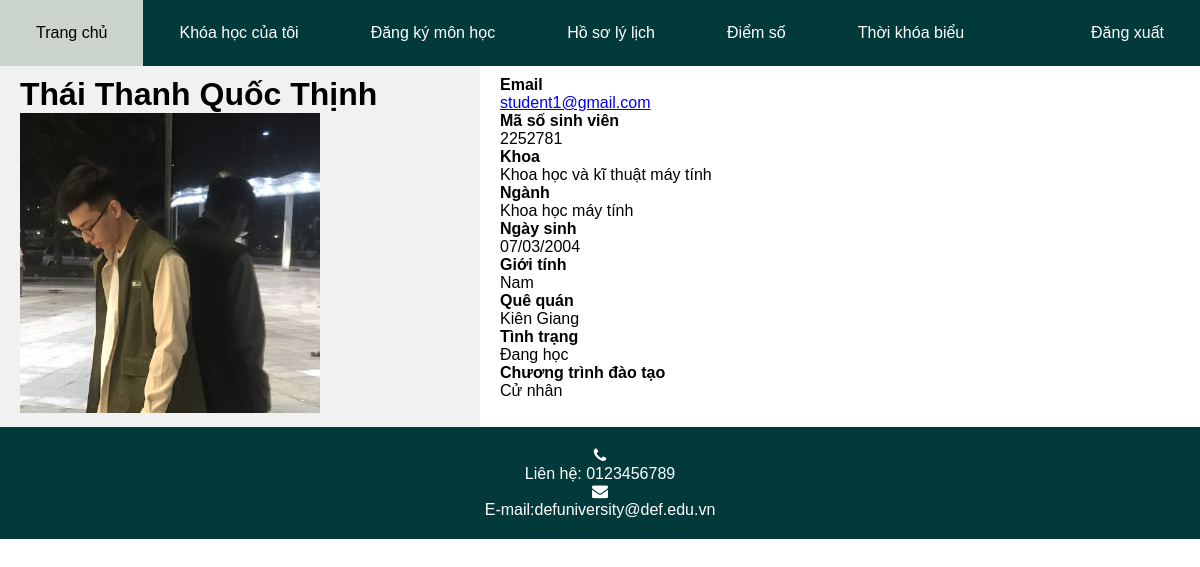
The page /student/profile/ (signed in) on the database its author committed.
### Student/models.py (models this page shows, shortened)
class Student(models.Model):
    student_id = models.CharField(max_length=15, null=False, primary_key=True, default='')
    name = models.CharField(max_length=30, null=True, default='')
    date_of_birth = models.DateField(null=True, default='')
    department = models.ForeignKey(Department, on_delete=models.CASCADE, null=True)
    major = models.ForeignKey(Major, on_delete=models.CASCADE, null = True)
    username = models.OneToOneField(MyUser, on_delete=models.CASCADE,  null=True)
    hometown = models.CharField(max_length=40, null=True)
    avatar = models.ImageField(upload_to="Avatar/Student/", null=True, blank=True)
    GENDER_CHOICES = [
        ('Nam', 'Nam'),
        ('Nữ', 'Nữ'),
    ]
    gender = models.CharField(max_length=10, null=True, choices=GENDER_CHOICES)
    STATE_CHOICES = [
        ('Đang học', 'Đang học'),
        ('Tạm dừng học', 'Tạm dừng học'),
        ('Thôi học', 'Thôi học'),
        ('Tốt nghiệp', 'Tốt nghiệp'),
    ]
    state = models.CharField(max_length=20, null=True, choices=STATE_CHOICES)
    TYPE_CHOICES = [
        ('Cử nhân', 'Cử nhân'),
        ('Thạc sĩ', 'Thạc sĩ'),
    ]
    type = models.CharField(max_length=20, null=True, choices=TYPE_CHOICES)

### Login/models.py (models this page shows)
class MyUser(AbstractUser):
    USER_TYPE_CHOICES = [
         ('Student', 'Student'),
         ('Teacher', 'Teacher'),
         ('Admin', 'Admin'),
     ]
    user_type = models.CharField(max_length = 20, choices = USER_TYPE_CHOICES, default = "Student")

### Databases/models.py (models this page shows)
class Department(models.Model):
    name = models.CharField(max_length=50, null=True, default="")
    def __str__(self):
        return self.name

class Major(models.Model):
    name = models.CharField(max_length=50, null=True, default="")
    department = models.ForeignKey(Department, on_delete=models.CASCADE, null=True)
    def __str__(self):
        return self.name

### Student/views.py (the view)
# urls.py: path("profile/", views.StudentProfile.as_view(), name="student_profile"),
class StudentProfile(RoleRequiredMixin, View):
    def has_permission(self, user):
        return user.user_type == 'Student'
    def get(self, request):
        student = request.user.student
        student_email = request.user.email
        context = {
            "student" : student,
            "student_email" : student_email,
        }
        return render(request, "Student/profile.html", context)

### Login/mixins.py (called while the page is built)
    def dispatch(self, request, *args, **kwargs):
        if not request.user.is_authenticated:
            return self.handle_no_permission()
        elif not self.has_permission(request.user):
            return HttpResponseRedirect(self.get_redirect_url())
        return super().dispatch(request, *args, **kwargs)

### templates/Student/profile.html (shortened to what this page needs)
{% load static %}
<!DOCTYPE html>
<html lang='vi'>
<head>
	<link rel="stylesheet" href="https://cdnjs.cloudflare.com/ajax/libs/font-awesome/4.7.0/css/font-awesome.min.css">
	<link rel="stylesheet" href="{% static 'css/file.css' %}">
</head>
<body>
	<nav>
		<a href="{% url 'Student:student' %}" class="menu_left">Trang chủ</a>
		<a href="{% url 'Student:student_course' %}" class="menu_left">Khóa học của tôi</a>
		<a href="{% url 'Registration:registration_student' %}" class="menu_left">Đăng ký môn học</a>
		<a href="{% url 'Student:student_profile' %}" class="menu_left">Hồ sơ lý lịch</a>
		<a href="{% url 'Student:student_score' %}" class="menu_left">Điểm số</a>
		<a href="{% url 'Student:student_schedule' %}" class="menu_left">Thời khóa biểu</a>
		<a href="{% url 'Logout:logout' %}" class="menu_right">Đăng xuất</a>
	</nav>
	<div id="flex_container">
		<div id="left_side">
			<h1 id="menu_text">{{ student.name }}</h1>
			{% if student.avatar %}
            	<img src="{{ student.avatar.url }}" alt="{{ student.name }}" style="height: 300px; max-height: 300px; max-width: 300px;">
        	{% endif %}
		</div>
		<div id="right_side">
			<p><strong>Email</strong></p>
			<p><a href="mailto:" {{ student_email }}>{{ student_email }}</a></p>
			<p><strong>Mã số sinh viên</strong></p>
			<p>{{ student.student_id }}</p>
			<p><strong>Khoa</strong></p>
			<p>{{ student.department }}</p>
			<p><strong>Ngành</strong></p>
			<p>{{ student.major }}</p>
			<p><strong>Ngày sinh</strong></p>
			<p>{{ student.date_of_birth|date:"d/m/Y" }}</p>
			<p><strong>Giới tính</strong></p>
			<p>{{ student.gender }}</p>
			<p><strong>Quê quán</strong></p>
			<p>{{ student.hometown }}</p>
			<p><strong>Tình trạng</strong></p>
			<p>{{ student.state }}</p>
			<p><strong>Chương trình đào tạo</strong></p>
			<p>{{ student.type }}</p>
		</div>
	</div>
	<footer>
        <div class="call">
            <div class="fa fa-phone"></div>
            <p class="call_us">Liên hệ: 0123456789 </p>
        </div>
        <div class="contact">
            <div class="fa fa-envelope"></div>
            <p class="contact_us">E-mail:defuniversity@def.edu.vn</p>
        </div>
    </footer>
</body>

### static/css/file.css (style rules this page uses)
body { font-family: Arial, Helvetica, sans-serif; }
* { box-sizing: border-box; }
* { margin: 0px; }
nav { background-color: #023A3C; overflow: hidden; }
nav a { color: white; padding: 24px 36px; text-align: center; text-decoration: none; display: block; }
.menu_left { float: left; }
.menu_right { float: right; }
footer { background-color: #023A3C; color: white; padding: 20px 40px; text-align: center; }
#left_side { flex: 40%; background-color: #f1f1f1; padding: 10px 20px; }
#right_side { flex: 60%; padding: 10px 20px; }
#flex_container { display: flex; display: nowrap; }

### rows shown on the page
Student: name "Thái Thanh Quốc Thịnh", avatar (picture), student_id "2252781", department "Khoa học và kĩ thuật máy tính", major "Khoa học máy tính", date_of_birth "07/03/2004", gender "Nam", hometown "Kiên Giang", state "Đang học", type "Cử nhân"
MyUser: email "student1@gmail.com"
